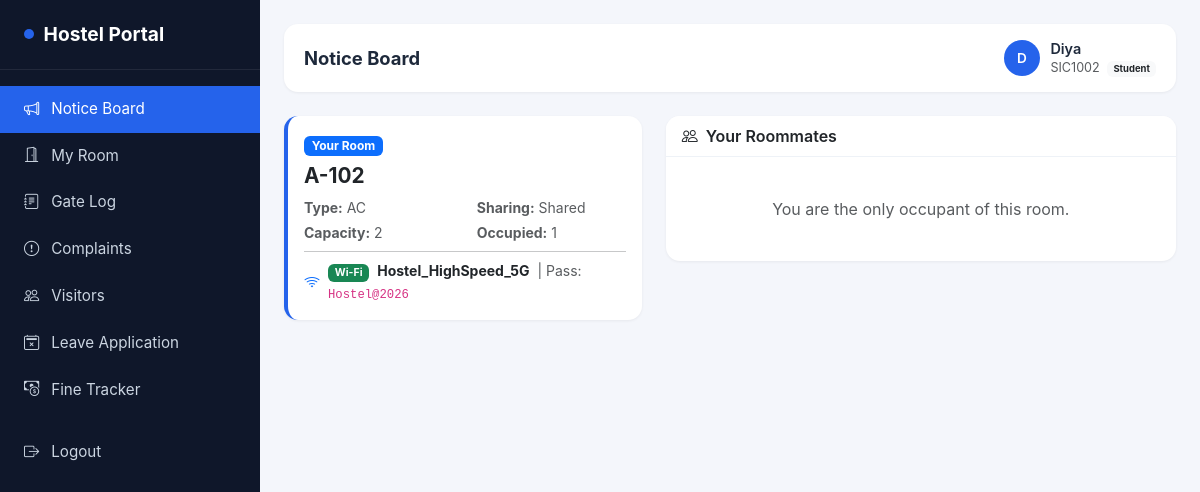
/student_dashboard.php (signed in), run on the app's committed database.
### tables this page shows
CREATE TABLE IF NOT EXISTS rooms (
    id              INT AUTO_INCREMENT PRIMARY KEY,
    room_number     VARCHAR(10)  NOT NULL UNIQUE,
    type            ENUM('AC','Non-AC')      NOT NULL DEFAULT 'Non-AC',
    sharing_style   ENUM('Single','Shared')  NOT NULL DEFAULT 'Shared',
    total_capacity  INT          NOT NULL DEFAULT 2,
    occupied        INT          NOT NULL DEFAULT 0,
    created_at      TIMESTAMP    DEFAULT CURRENT_TIMESTAMP
);

### includes/auth.php (called while the page is built, shortened)
<?php
function current_student(): ?array
{
    return [
        'student_id' => (int) $_SESSION['student_id'],
        'sic_number' => $_SESSION['sic_number'] ?? '',
        'first_name' => $_SESSION['first_name'] ?? '',
        'role'       => $_SESSION['role'] ?? 'student',
    ];
}

### includes/helpers.php (called while the page is built, shortened)
<?php
function e(?string $v): string
{
    return htmlspecialchars($v ?? '', ENT_QUOTES, 'UTF-8');
}

### student_dashboard.php (the view, shortened to what this page needs)
<?php
require_once __DIR__ . '/config/db.php';
require_once __DIR__ . '/includes/auth.php';
require_once __DIR__ . '/includes/helpers.php';
$student   = current_student();
$studentId = $student['student_id'];
$myRoomStmt = $pdo->prepare(
    'SELECT r.* FROM rooms r
     INNER JOIN students s ON s.room_id = r.id
     WHERE s.id = :sid'
);
$myRoomStmt->execute([':sid' => $studentId]);
$myRoom = $myRoomStmt->fetch();
$isAllocated = $myRoom !== false;
$appMsg       = '';
$appErr       = '';
$notices = $pdo->query('SELECT id, title, content, created_at FROM notices ORDER BY created_at DESC LIMIT 10')->fetchAll();
$allRooms = $pdo->query('SELECT * FROM rooms ORDER BY room_number')->fetchAll();
$myAppsStmt = $pdo->prepare(
    'SELECT a.application_no, h.hostel_name, a.academic_year, a.purpose, a.status, a.submitted_at
     FROM applications a
     INNER JOIN hostels h ON h.id = a.hostel_id
     WHERE a.student_id = :sid
     ORDER BY a.submitted_at DESC'
);
$myAppsStmt->execute([':sid' => $studentId]);
$myApplications = $myAppsStmt->fetchAll();
$hostels = $pdo->query('SELECT id, hostel_name, no_of_rooms FROM hostels ORDER BY hostel_name')->fetchAll();
$roommates = [];
if ($isAllocated) {
    $rmStmt = $pdo->prepare(
        'SELECT s.sic_number, s.first_name, s.last_name, s.department, s.year_of_study, s.mobile_number
         FROM students s
         WHERE s.room_id = :rid AND s.id != :me
         ORDER BY s.first_name'
    );
    $rmStmt->execute([':rid' => $myRoom['id'], ':me' => $studentId]);
    $roommates = $rmStmt->fetchAll();
}
?>
<!DOCTYPE html>
<html lang="en">
<head>
    <link href="https://cdn.jsdelivr.net/npm/bootstrap@5.3.3/dist/css/bootstrap.min.css" rel="stylesheet">
    <link href="https://cdn.jsdelivr.net/npm/bootstrap-icons@1.11.3/font/bootstrap-icons.css" rel="stylesheet">
    <link href="assets/css/style.css" rel="stylesheet">
</head>
<body class="dashboard-body">
<nav class="sidebar" id="sidebar">
    <div class="brand">
        <span class="brand-dot"></span> Hostel Portal
    </div>
    <ul class="nav flex-column">
        <li class="nav-item">
            <a class="nav-link active" data-panel="notices" data-title="Notice Board">
                <i class="bi bi-megaphone"></i> Notice Board
            </a>
        </li>
        <?php if (!$isAllocated):  ?>
        <li class="nav-item">
            <a class="nav-link" data-panel="availability" data-title="Room Availability">
                <i class="bi bi-door-closed"></i> Room Availability
            </a>
        </li>
        <li class="nav-item">
            <a class="nav-link" data-panel="applications" data-title="Room Allocation Status">
                <i class="bi bi-file-earmark-text"></i> Allocation Status
            </a>
        </li>
        <li class="nav-item">
            <a class="nav-link" data-panel="blocked" data-title="Access Denied">
                <i class="bi bi-lock-fill"></i> Portal Services
            </a>
        </li>
        <?php else:  ?>
        <li class="nav-item">
            <a class="nav-link" data-panel="myroom" data-title="My Room & Roommates">
                <i class="bi bi-door-open"></i> My Room
            </a>
        </li>
        <li class="nav-item">
            <a class="nav-link" data-panel="gatelogs" data-title="Digital Gate Log">
                <i class="bi bi-journal-text"></i> Gate Log
            </a>
        </li>
        <li class="nav-item">
            <a class="nav-link" data-panel="complaints" data-title="Complaints Desk">
                <i class="bi bi-exclamation-circle"></i> Complaints
            </a>
        </li>
        <li class="nav-item">
            <a class="nav-link" data-panel="visitors" data-title="Visitors Log">
                <i class="bi bi-people"></i> Visitors
            </a>
        </li>
        <li class="nav-item">
            <a class="nav-link" data-panel="leave" data-title="Leave Application">
                <i class="bi bi-calendar2-x"></i> Leave Application
            </a>
        </li>
        <li class="nav-item">
            <a class="nav-link" data-panel="fines" data-title="Penalties / Fine Tracker">
                <i class="bi bi-cash-coin"></i> Fine Tracker
            </a>
        </li>
        <?php endif; ?>
        <li class="nav-item mt-3">
            <a class="nav-link" href="logout.php">
                <i class="bi bi-box-arrow-right"></i> Logout
            </a>
        </li>
    </ul>
</nav>
<div class="main-content">
    <div class="topbar">
        <div class="d-flex align-items-center gap-2">
            <h2 class="page-title" id="pageTitle">Notice Board</h2>
        </div>
        <div class="student-chip">
            <div class="avatar"><?= e(strtoupper(substr($student['first_name'], 0, 1))) ?></div>
            <div>
                <div class="fw-semibold"><?= e($student['first_name']) ?></div>
                <div class="text-muted small">
                    <?= e($student['sic_number']) ?>
                    <span class="badge bg-light text-dark ms-1">Student</span>
                </div>
            </div>
        </div>
    </div>
    <?php if (!$isAllocated): ?>
    <div class="panel active" id="panel-notices">
        <div class="card">
            <div class="card-header"><i class="bi bi-megaphone me-1"></i> Recent Notices</div>
            <div class="card-body">
                <?php if (empty($notices)): ?>
                    <p class="text-muted text-center my-4">No notices published yet.</p>
                <?php else: ?>
                    <?php foreach ($notices as $n): ?>
                        <div class="notice-item">
                            <h6 class="mb-1"><?= e($n['title']) ?></h6>
                            <div class="notice-date mb-1">
                                <i class="bi bi-calendar3"></i>
                                <?= date('d M Y, h:i A', strtotime($n['created_at'])) ?>
                            </div>
                            <p class="mb-0 text-muted"><?= nl2br(e($n['content'])) ?></p>
                        </div>
                    <?php endforeach; ?>
                <?php endif; ?>
            </div>
        </div>
    </div>
    <div class="panel" id="panel-availability">
        <div class="card">
            <div class="card-header"><i class="bi bi-door-closed me-1"></i> General Room Availability</div>
            <div class="card-body">
                <div class="row g-3">
                    <?php foreach ($allRooms as $room):
                        $available = $room['total_capacity'] - $room['occupied'];
                        $statusClass = $available > 0 ? 'status-available' : 'status-full';
                        $badgeClass  = $available > 0 ? 'bg-success' : 'bg-danger';
                    ?>
                        <div class="col-sm-6 col-lg-4">
                            <div class="card room-card <?= $statusClass ?> h-100">
                                <div class="card-body">
                                    <div class="d-flex justify-content-between align-items-start">
                                        <h6 class="room-number mb-0"><?= e($room['room_number']) ?></h6>
                                        <span class="badge <?= $badgeClass ?>"><?= $available > 0 ? 'Available' : 'Full' ?></span>
                                    </div>
                                    <div class="mt-2 small">
                                        <span class="badge bg-light text-dark me-1"><?= e($room['type']) ?></span>
                                        <span class="badge bg-light text-dark"><?= e($room['sharing_style']) ?></span>
                                    </div>
                                    <hr class="my-2">
                                    <div class="d-flex justify-content-between small text-muted">
                                        <span>Capacity: <?= (int)$room['total_capacity'] ?></span>
                                        <span>Vacancy: <strong><?= $available ?></strong></span>
                                    </div>
                                </div>
                            </div>
                        </div>
                    <?php endforeach; ?>
                </div>
            </div>
        </div>
    </div>
    <div class="panel" id="panel-applications">
        <div class="row g-4">
            <div class="col-lg-5">
                <div class="card">
                    <div class="card-header"><i class="bi bi-file-earmark-plus me-1"></i> Apply for Hostel Room</div>
                    <div class="card-body">
                        <?php if ($appMsg): ?>
                            <div class="alert alert-success py-2 small"><?= e($appMsg) ?></div>
                        <?php endif; ?>
                        <?php if ($appErr): ?>
                            <div class="alert alert-danger py-2 small"><?= e($appErr) ?></div>
                        <?php endif; ?>
                        <form method="POST" action="student_dashboard.php" class="needs-validation" novalidate>
                            <input type="hidden" name="form_action" value="new_application">
                            <div class="mb-3">
                                <label class="form-label">Hostel Choice</label>
                                <select name="hostel_id" class="form-select" required>
                                    <option value="">-- Select hostel --</option>
                                    <?php foreach ($hostels as $h): ?>
                                        <option value="<?= (int)$h['id'] ?>"><?= e($h['hostel_name']) ?> (<?= (int)$h['no_of_rooms'] ?> rooms)</option>
                                    <?php endforeach; ?>
                                </select>
                                <div class="invalid-feedback">Please choose a hostel.</div>
                            </div>
                            <div class="mb-3">
                                <label class="form-label">Academic Year</label>
                                <input type="text" name="academic_year" class="form-control" placeholder="e.g. 2026-2027" required>
                                <div class="invalid-feedback">Academic year is required.</div>
                            </div>
                            <div class="mb-3">
                                <label class="form-label">Purpose</label>
                                <textarea name="purpose" class="form-control" rows="3" placeholder="Reason for application" required></textarea>
                                <div class="invalid-feedback">Purpose is required.</div>
                            </div>
                            <button type="submit" class="btn btn-primary w-100">Submit Application</button>
                        </form>
                    </div>
                </div>
            </div>
            <div class="col-lg-7">
                <div class="card">
                    <div class="card-header"><i class="bi bi-clock-history me-1"></i> Your Application Status</div>
                    <div class="card-body">
                        <?php if (empty($myApplications)): ?>
                            <p class="text-muted text-center my-4">No applications submitted yet. Use the form to apply.</p>
                        <?php else: ?>
                            <div class="table-responsive">
                                <table class="table table-hover align-middle">
                                    <thead>
                                        <tr><th>Application No</th><th>Hostel</th><th>Year</th><th>Date</th><th>Status</th></tr>
                                    </thead>
                                    <tbody>
                                        <?php foreach ($myApplications as $a): ?>
                                            <tr>
                                                <td><code><?= e($a['application_no']) ?></code></td>
                                                <td><?= e($a['hostel_name']) ?></td>
                                                <td class="small"><?= e($a['academic_year']) ?></td>
                                                <td class="small"><?= date('d M Y', strtotime($a['submitted_at'])) ?></td>
                                                <td><span class="badge <?= statusBadgeClass($a['status']) ?>"><?= e($a['status']) ?></span></td>
                                            </tr>
                                        <?php endforeach; ?>
                                    </tbody>
                                </table>
                            </div>
                        <?php endif; ?>
                    </div>
                </div>
            </div>
        </div>
    </div>
    <div class="panel" id="panel-blocked">
        <div class="card">
            <div class="card-body text-center py-5">
                <i class="bi bi-lock-fill display-1 text-muted"></i>
                <h4 class="mt-3">Access Denied</h4>
                <p class="text-muted">Please wait for your room allocation request to be approved before using hostel portal services.</p>
                <p class="text-muted small mt-2">Leave Application and Fine Tracker features are strictly reserved for hostellites with active room allocations.</p>
            </div>
        </div>
    </div>
    <?php else: ?>
    <div class="panel active" id="panel-myroom">
        <div class="row g-4">
            <div class="col-lg-5">
                <div class="card room-card status-allocated">
                    <div class="card-body">
                        <span class="badge bg-primary mb-2">Your Room</span>
                        <h5 class="room-number"><?= e($myRoom['room_number']) ?></h5>
                        <div class="row text-muted small">
                            <div class="col-6 mb-1"><strong>Type:</strong> <?= e($myRoom['type']) ?></div>
                            <div class="col-6 mb-1"><strong>Sharing:</strong> <?= e($myRoom['sharing_style']) ?></div>
                            <div class="col-6"><strong>Capacity:</strong> <?= (int)$myRoom['total_capacity'] ?></div>
                            <div class="col-6"><strong>Occupied:</strong> <?= (int)$myRoom['occupied'] ?></div>
                        </div>
                        <hr class="my-2">
                        <div class="d-flex align-items-center gap-2">
                            <i class="bi bi-wifi text-primary"></i>
                            <div class="small">
                                <span class="badge bg-success me-1">Wi-Fi</span>
                                <strong><?= e($myRoom['wifi_name'] ?? 'Hostel_HighSpeed_5G') ?></strong>
                                <span class="text-muted ms-1">| Pass: <code><?= e($myRoom['wifi_password'] ?? 'Hostel@2026') ?></code></span>
                            </div>
                        </div>
                    </div>
                </div>
            </div>
            <div class="col-lg-7">
                <div class="card">
                    <div class="card-header"><i class="bi bi-people me-1"></i> Your Roommates</div>
                    <div class="card-body">
                        <?php if (empty($roommates)): ?>
                            <p class="text-muted text-center my-4">You are the only occupant of this room.</p>
                        <?php endif; ?>
                    </div>
                </div>
            </div>
        </div>
    </div>
    <?php endif; ?>
</div>
</body>
</html>

### data on the page
rooms: room_number "A-102", type "AC", sharing_style "Shared", total_capacity "2", occupied "1", wifi_name "Hostel_HighSpeed_5G", wifi_password "Hostel@2026"

### other printed values
substr($student['first_name'], 0, 1) "D"
$student['first_name'] "Diya"
$student['sic_number'] "SIC1002"
